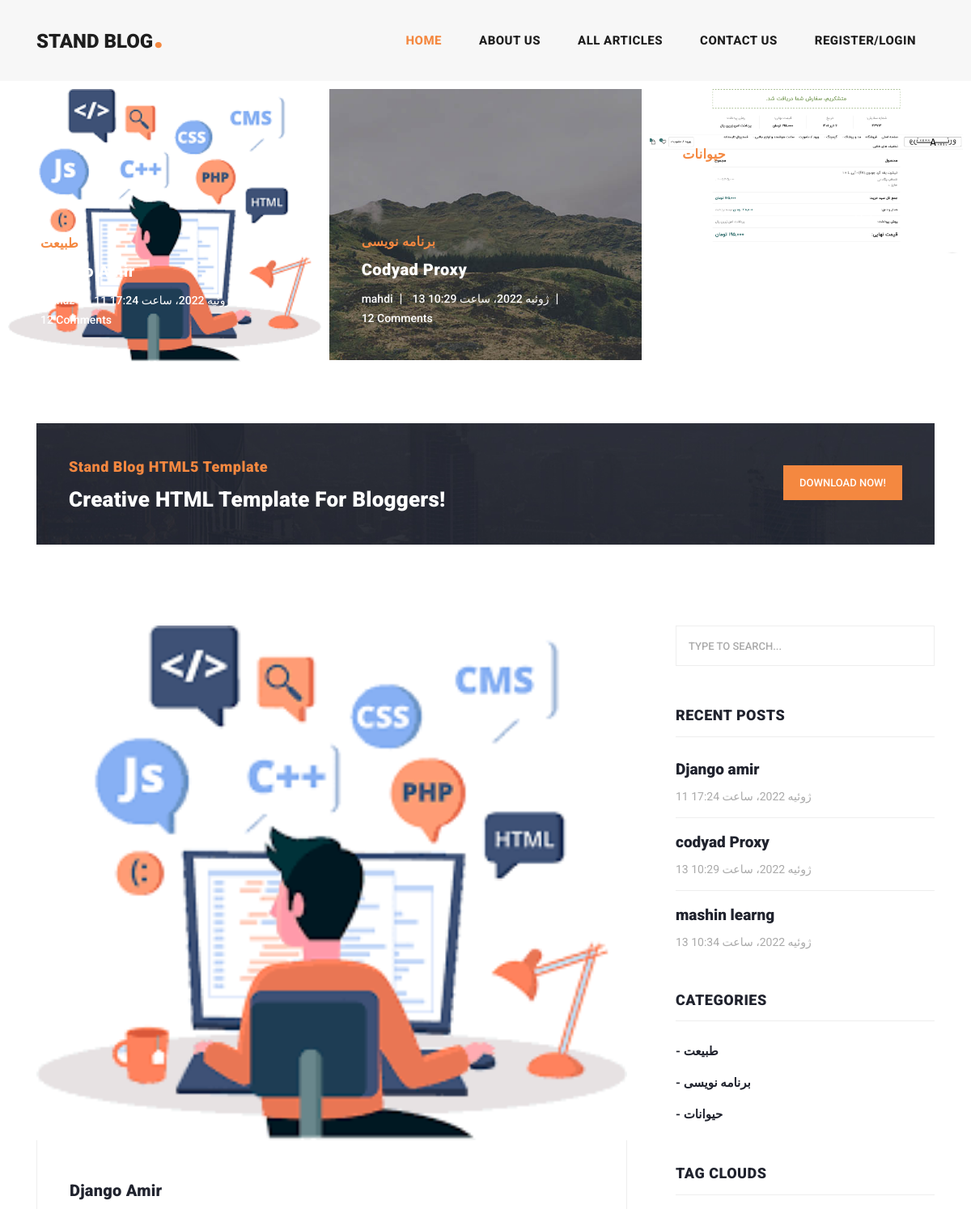
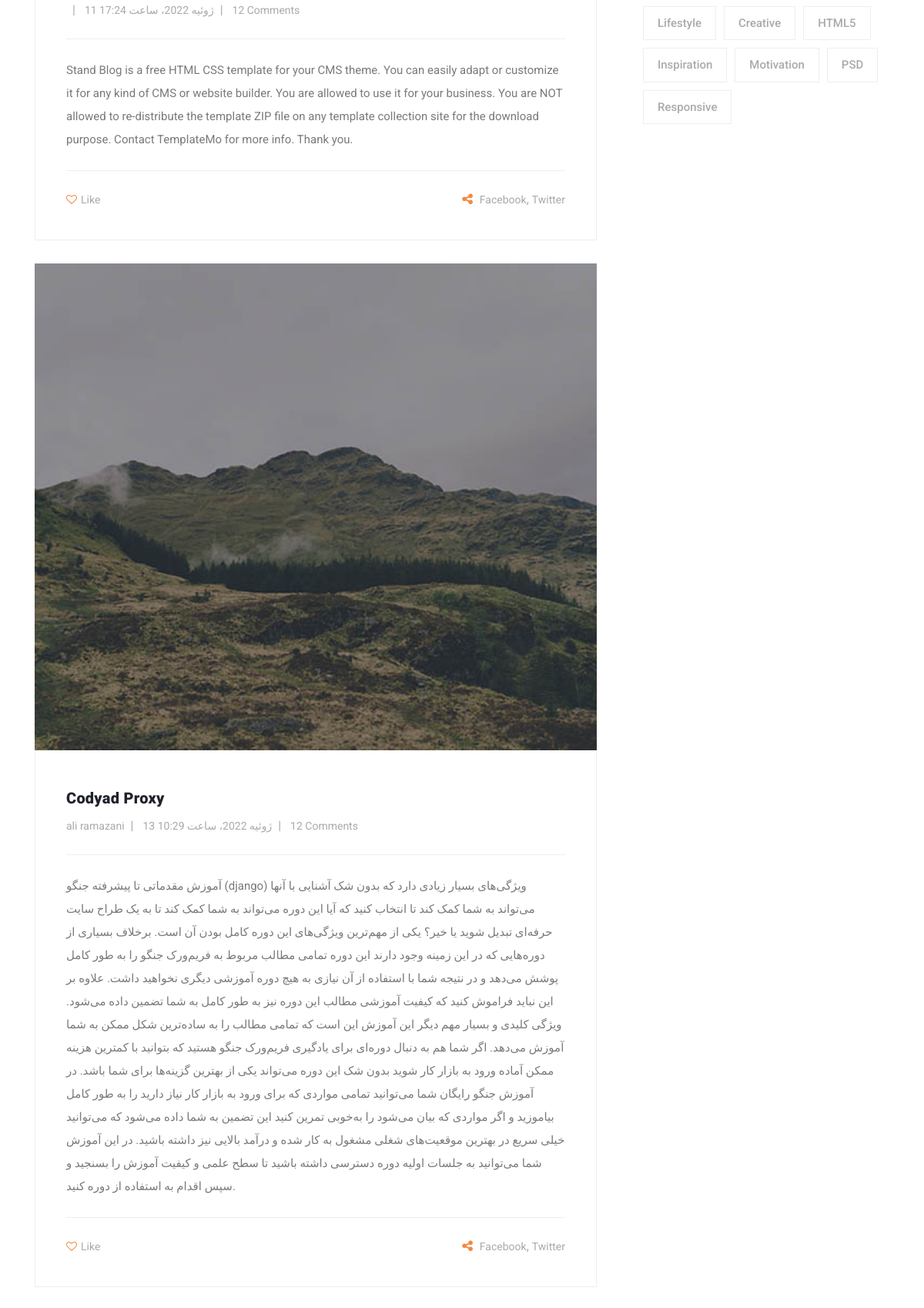
The page / (upper part) on the database its author committed (2 pictures, top to bottom).
### Blog/models.py (models this page shows, shortened)
class Post(models.Model):
    category=models.ManyToManyField(Category)
    auther=models.ForeignKey(User,on_delete=models.CASCADE,)
    titel=models.CharField(max_length=50)
    text=models.TextField()
    date=models.DateTimeField(auto_now_add=True)
    updated=models.DateTimeField(auto_now=True)
    image=models.ImageField(upload_to="blog/img")
    status=models.BooleanField(default=True)
    slug=models.SlugField(unique=True,blank=True,null=True)
    published=models.BooleanField(default=True)
    objects=articls()
    def show_img(self):
        return format_html(f'<img src="{self.image.url}" width="30px" height="40px">')
    show_img.short_description="عکس ها"
    class Meta:
        ordering=["-date"]
    def get_absolout_url(self):
        return reverse("Blog:detail",kwargs={"slug":self.slug})
    class Meta:
        verbose_name="مقاله"
        verbose_name_plural="مقاله ها"

class Category(models.Model):
    titel=models.CharField(max_length=50)
    def get_absolut_url(self):
        return reverse("Blog:catehory_detail",kwargs={"id":self.id})
    class Meta:
        verbose_name="دسته بندی"
        verbose_name_plural="دسته بندی ها"

### Home_app/views.py (the view)
# urls.py: path("",views.Home,name="Home"),
def Home(request):
    post=Post.objects.published()
    recent_article=Post.objects.all()[:3]
    return render(request,"Home_app/index.html",{"post":post,"recent_article":recent_article})

### Blog/models.py (called while the page is built)
    def published(self):
        return self.filter(status=True)

### context_processor/context_processor.py (called while the page is built)
def recent_article(request):
    recent=Post.objects.all()[0:3]
    category=Category.objects.all()
    return {"recent_article":recent,"category":category}

### Home_app/templates/Home_app/index.html (shortened to what this page needs)
{% extends "base.html" %}
{% load static %}
{% block content %}
    <div class="main-banner header-text">
        <div class="container-fluid">
            <div class="owl-banner owl-carousel">
                {% for item in post %}
                    <div class="item">
                        <img src="{{ item.image.url }}" alt="">
                        <div class="item-content">
                            <div class="main-content">
                                <div class="meta-category">
                                    <span>{{ item.category.first.titel }}</span>
                                </div>
                                <a href="{{ item.get_absolout_url }}"><h4>{{ item.titel }}</h4></a>
                                <ul class="post-info">
                                    <li><a href="#">{{ item.auther }}</a></li>
                                    <li><a href="#">{{ item.date }}</a></li>
                                    <li><a href="#">12 Comments</a></li>
                                </ul>
                            </div>
                        </div>
                    </div>
                {% endfor %}
            </div>
        </div>
    </div>
    <section class="call-to-action">
        <div class="container">
            <div class="row">
                <div class="col-lg-12">
                    <div class="main-content">
                        <div class="row">
                            <div class="col-lg-8">
                                <span>Stand Blog HTML5 Template</span>
                                <h4>Creative HTML Template For Bloggers!</h4>
                            </div>
                            <div class="col-lg-4">
                                <div class="main-button">
                                    <a rel="nofollow" href="https://templatemo.com/tm-551-stand-blog" target="_parent">Download
                                        Now!</a>
                                </div>
                            </div>
                        </div>
                    </div>
                </div>
            </div>
        </div>
    </section>
    <section class="blog-posts">
        <div class="container">
            <div class="row">
                <div class="col-lg-8">
                    <div class="all-blog-posts">
                        <div class="row">
                            {% for p in post %}
                            <div class="col-lg-12">
                                <div class="blog-post">
                                    <div class="blog-thumb">
                                        <img src="{{ p.image.url }}" alt="">
                                    </div>
                                    <div class="down-content">
                                        <a href="{{ p.get_absolout_url }}"><h4>{{ p.titel }}</h4></a>
                                        <ul class="post-info">
                                            <li><a href="#">{{ p.auther.get_full_name }}</a></li>
                                            <li><a href="#">{{ p.date }}</a></li>
                                            <li><a href="#">12 Comments</a></li>
                                        </ul>
                                        <p>{{ p.text }}</p>
                                        <div class="post-options">
                                            <div class="row">
                                                <div class="col-6">
                                                    <ul class="post-tags">
                                                        <li><a href="#"><i class="fa fa-heart-o"></i>Like</a></li>
                                                    </ul>
                                                </div>
                                                <div class="col-6">
                                                    <ul class="post-share">
                                                        <li><i class="fa fa-share-alt"></i></li>
                                                        <li><a href="#">Facebook</a>,</li>
                                                        <li><a href="#"> Twitter</a></li>
                                                    </ul>
                                                </div>
                                            </div>
                                        </div>
                                    </div>
                                </div>
                            </div>
                            {% endfor %}
                        </div>
                    </div>
                </div>
                {% include "include/sidebar.html" %}
            </div>
        </div>
    </section>
{% endblock %}

### templates/include/sidebar.html
{% load static %}
<div class="col-lg-4">
                    <div class="sidebar">
                        <div class="row">
                            <div class="col-lg-12">
                                <div class="sidebar-item search">
                                    <form id="search_form" name="gs" method="GET" action="{% url "Blog:search" %}">
                                        <input type="text" name="q" class="searchText" placeholder="type to search..."
                                               autocomplete="on">
                                    </form>
                                </div>
                            </div>
                            <div class="col-lg-12">
                                <div class="sidebar-item recent-posts">
                                    <div class="sidebar-heading">
                                        <h2>Recent Posts</h2>
                                    </div>
                                    <div class="content">
                                        <ul>
                                            {% for i in recent_article %}
                                                <li><a href="{{ i.get_absolout_url }}">
                                                    <h5>{{ i.titel }}</h5>
                                                    <span>{{ i.date }}</span>
                                                </a></li>
                                            {% endfor %}
                                        </ul>
                                    </div>
                                </div>
                            </div>
                            <div class="col-lg-12">
                                <div class="sidebar-item categories">
                                    <div class="sidebar-heading">
                                        <h2>Categories</h2>
                                    </div>
                                    <div class="content">
                                        <ul>
                                            {% for i in category %}
                                            <li><a href="{{ i.get_absolut_url }}">- {{ i.titel }}</a></li>
                                            {% endfor %}
                                        </ul>
                                    </div>
                                </div>
                            </div>
                            <div class="col-lg-12">
                                <div class="sidebar-item tags">
                                    <div class="sidebar-heading">
                                        <h2>Tag Clouds</h2>
                                    </div>
                                    <div class="content">
                                        <ul>
                                            <li><a href="#">Lifestyle</a></li>
                                            <li><a href="#">Creative</a></li>
                                            <li><a href="#">HTML5</a></li>
                                            <li><a href="#">Inspiration</a></li>
                                            <li><a href="#">Motivation</a></li>
                                            <li><a href="#">PSD</a></li>
                                            <li><a href="#">Responsive</a></li>
                                        </ul>
                                    </div>
                                </div>
                            </div>
                        </div>
                    </div>
                </div>

### rows shown on the page
Post: image (picture), category.first.titel "طبیعت", titel "Django Amir", auther "tannaz", date "11 ژوئیه 2022، ساعت 17:24", text "Stand Blog is a free HTML CSS template for your CMS theme. You can easily adapt or customize it for any kind of CMS or website builder. You are allowed to use it for your business. You are NOT allowed to re-distribute the template ZIP file on any template collection site for the download purpose. Contact TemplateMo for more info. Thank you.", titel "Django amir"
Post: image (picture), category.first.titel "برنامه نویسی", titel "Codyad Proxy", auther "mahdi", date "13 ژوئیه 2022، ساعت 10:29", auther.get_full_name "ali ramazani", text "آموزش مقدماتی تا پیشرفته جنگو (django) ویژگی‌های بسیار زیادی دارد که بدون شک آشنایی با آنها می‌تواند به شما کمک کند تا انتخاب کنید که آیا این دوره می‌تواند به شما کمک کند تا به یک طراح سایت حرفه‌ای تبدیل شوید یا خیر؟ یکی از مهم‌ترین ویژگی‌های این دوره کامل بودن آن است. برخلاف بسیاری از دوره‌هایی که در این زمینه وجود دارند این دوره تمامی مطالب مربوط به فریم‌ورک جنگو را به طور کامل پوشش می‌دهد و در نتیجه شما با استفاده از آن نیازی به هیچ دوره آموزشی دیگری نخواهید داشت. علاوه بر این نباید فراموش کنید که کیفیت آموزشی مطالب این دوره نیز به طور کامل به شما تضمین داده می‌شود. ویژگی کلیدی و بسیار مهم دیگر این آموزش این است که تمامی مطالب را به ساده‌ترین شکل ممکن به شما آموزش می‌دهد. اگر شما هم به…", titel "codyad Proxy"
Post: image (picture), category.first.titel "حیوانات", titel "Mashine", date "18 ژوئیه 2022، ساعت 9:30"
Post: titel "mashin learng", date "13 ژوئیه 2022، ساعت 10:34"
Category: titel "طبیعت"
Category: titel "برنامه نویسی"
Category: titel "حیوانات"
